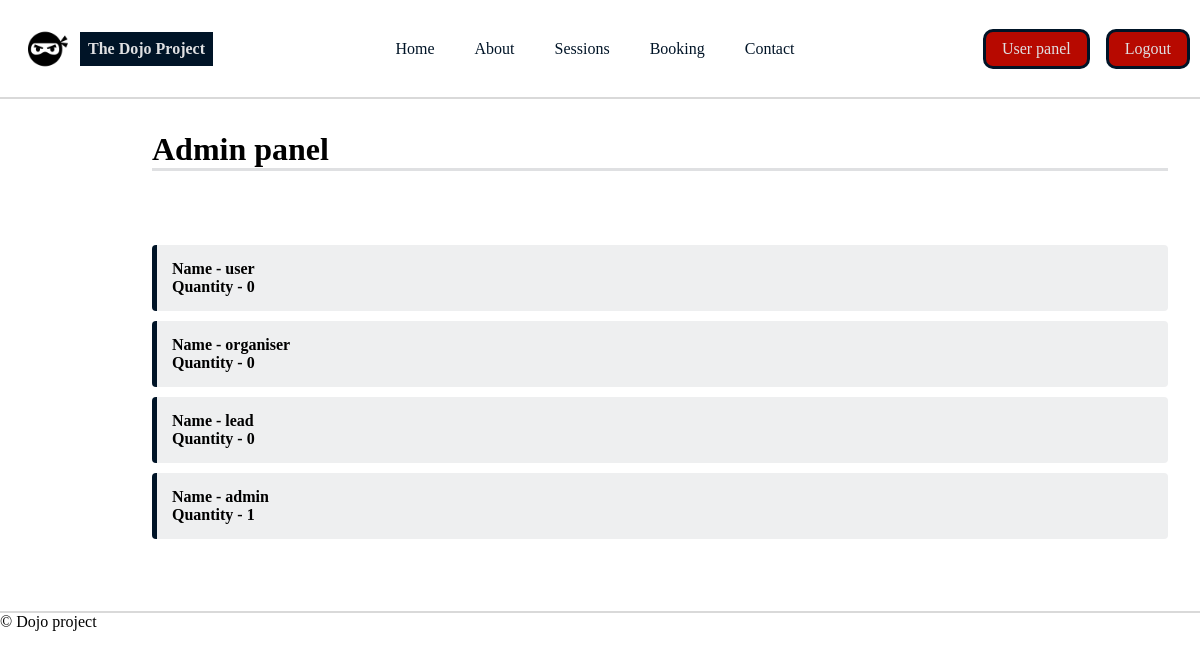
Page /admin (signed in) on the earlier database version.
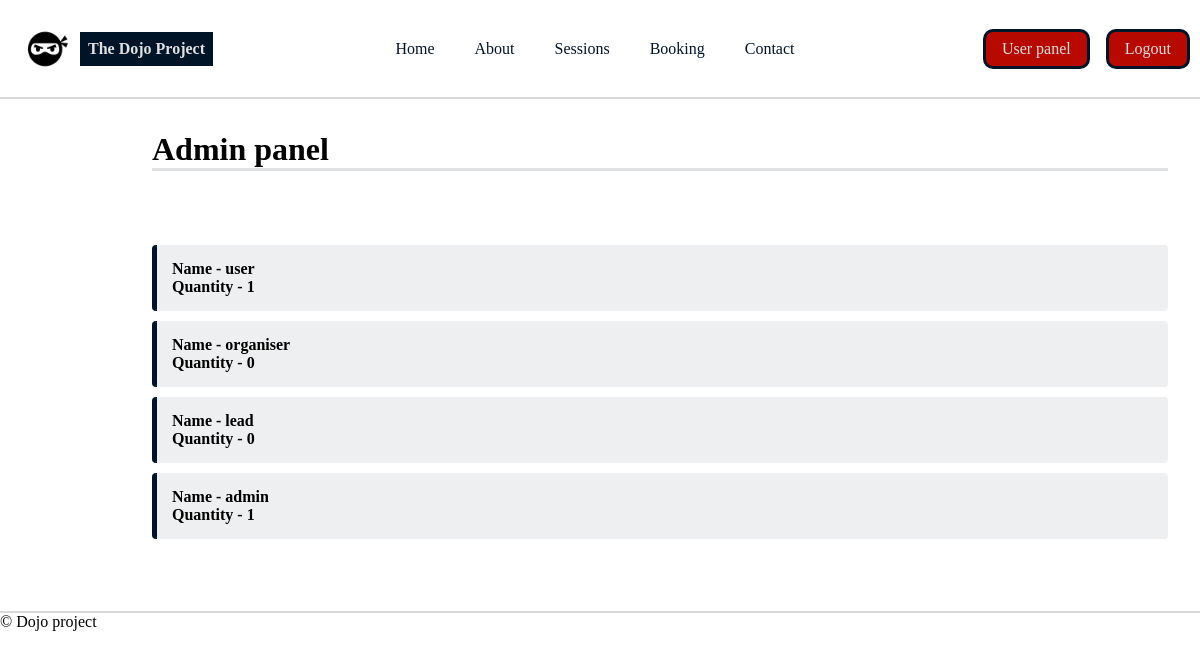
Same page on the later database version.
### tables this page shows
CREATE TABLE access_rights (id INTEGER PRIMARY KEY NOT NULL, name TEXT NOT NULL, quantity INTEGER NOT NULL);

### main.py (the view)
@app.route('/admin', methods=['GET', 'POST'])
@login_required
def admin():
    if request.method == 'POST':
        form_id = request.form['form_id']
        if form_id == 'add':
            user_id = request.form['user_id']
        elif form_id == 'remove':
            print()
    else:
        access = getAccess()
        return render_template('admin-panel.html', access = access)

### main.py (called while the page is built)
def getAccess():
    try:
        cursor = connection.cursor()
        cursor.execute("SELECT * FROM access_rights")
        access = cursor.fetchall()
    except sqlite3.Error as error:
        print("Database error:", error)
    finally:
        cursor.close()
    return access

@login_manager.user_loader
def load_user(user_id):
    cursor = connection.cursor()
    cursor.execute("SELECT * FROM users WHERE id=?", (user_id,))
    user = cursor.fetchone()
    cursor.close()
    if user:
        return User(id=user[0], forename=user[1], surname=user[2], email=user[3], password=user[4], access=user[5])
    return None

### templates/admin-panel.html (shortened to what this page needs)
{% extends ('base.html') %}
{% block content %}
    <div class="content">
        <h1>Admin panel</h1>
        <hr>
    </div>
    {% if current_user.access == 4 %}
    <div class="content">
        <div class="upcoming-events">
            <ul>
                {% for access in access %}
                <li class="event-item"><strong>Name</strong> - {{access[1]}}<br><strong>Quantity</strong> - {{access[2]}}</li>
                {% endfor %}
            </ul>
        </div>
    </div>
    {% else %}
    <div class="content">
        <p>You do not have access to this page.</p>
        <a href="{{ url_for('home') }}">Return to the home page</a>
    </div>
    {% endif %}
{% endblock %}

### templates/base.html (shortened to what this page needs)
<!DOCTYPE html>
<html lang="en">
    <head>
        <link rel="stylesheet" href="{{ url_for('static', filename='styles.css') }}">
    </head>
    <body>
        <header>
            <div id="navbar">
                <a href="{{ url_for('home') }}">
                <div id="logo-title-container">
                    <div id="logo">
                        <img src="{{ url_for('static', filename='ninja.png') }}" alt="Dojo logo">
                    </div>
                    <div id=title>
                        <h1>The Dojo Project</h1>
                    </div>
                </div>
                </a>
                <div id="nav-links">
                    <a href="{{ url_for('home') }}" {% if active=="home" %}class="active"{% endif %}>Home</a>
                    <a href="{{ url_for('about') }}" {% if active=="about" %}class="active"{% endif %}>About</a>
                    <a href="{{ url_for('sessions') }}" {% if active=="sessions" %}class="active"{% endif %}>Sessions</a>
                    <a href="{{ url_for('booking') }}" {% if active=="booking" %}class="active"{% endif %}>Booking</a>
                    <a href="{{ url_for('contact') }}" {% if active=="contact" %}class="active"{% endif %}>Contact</a>
                </div>
                <div id="auth-buttons">
                    {% if current_user.is_authenticated %}
                    <a href="{{ url_for('user') }}">User panel</a>
                    <a href="{{ url_for('signout') }}">Logout</a>
                    {% else %}
                    <a href="{{ url_for('signin') }}">Sign in</a>
                    <a href="{{ url_for('signup') }}">Sign up</a>
                    {% endif %}
                </div>
            </div>
        </header>
        {% block content %}{% endblock %}
        <footer>
            <p>&copy; Dojo project </p>
        </footer>
    </body>
</html>

### static/styles.css (style rules this page uses)
* { font-family: Verdana (sans-serif); margin: 0; padding: 0; box-sizing: border-box; }
body { background-color: #ffffff; min-height: 2000px; }
footer { border-top: 2px solid; border-color: #d9d9d9; }
a { text-decoration: none; }
#navbar { display: flex; height: 99px; align-items: center; background-color: #ffffff; border-bottom: 2px solid; border-color: #d9d9d9; justify-content: space-between; }
#logo-title-container { display: flex; margin-left: 20px; align-items: center; gap: 20px; }
#title { padding: 8px; background-color: #001427; color: #dfe0e2; font-size: 8px; }
#logo { display: flex; align-items: center; }
#logo > img { width: 40px; height: auto; margin-left: 20%; }
#nav-links { display: flex; margin-left: auto; gap: 8px; }
#nav-links > a { height: 42px; padding: 8px 16px; min-width: 62px; font-size: 16px; border-radius: 10px; color: #001427; text-align: center; align-content: center; }
#auth-buttons { display: flex; margin-left: auto; right: 0; }
#auth-buttons > a { margin: 6px; padding: 8px 16px; border: 3px solid; border-color: #001427; background-color: #b70900; color: #dfe0e2; border-radius: 10px; margin-right: 10px; }
.content { width: 90%; margin: 0 auto; margin-left: 10%; padding: 2em; }
.content > hr { background-color: #dfe0e2; height: 3px; border: none; }
.upcoming-events { margin-bottom: 40px; }
.upcoming-events ul { list-style-type: none; padding: 0; margin: 0; }
.event-item { padding: 15px; margin: 10px 0; background-color: #eeeff0; border-left: 5px solid #001427; border-radius: 4px; font-weight: bold; transition: transform 0.2s; }

Differences in the rows shown:
changed access_rights "user": quantity "0" → "1"
